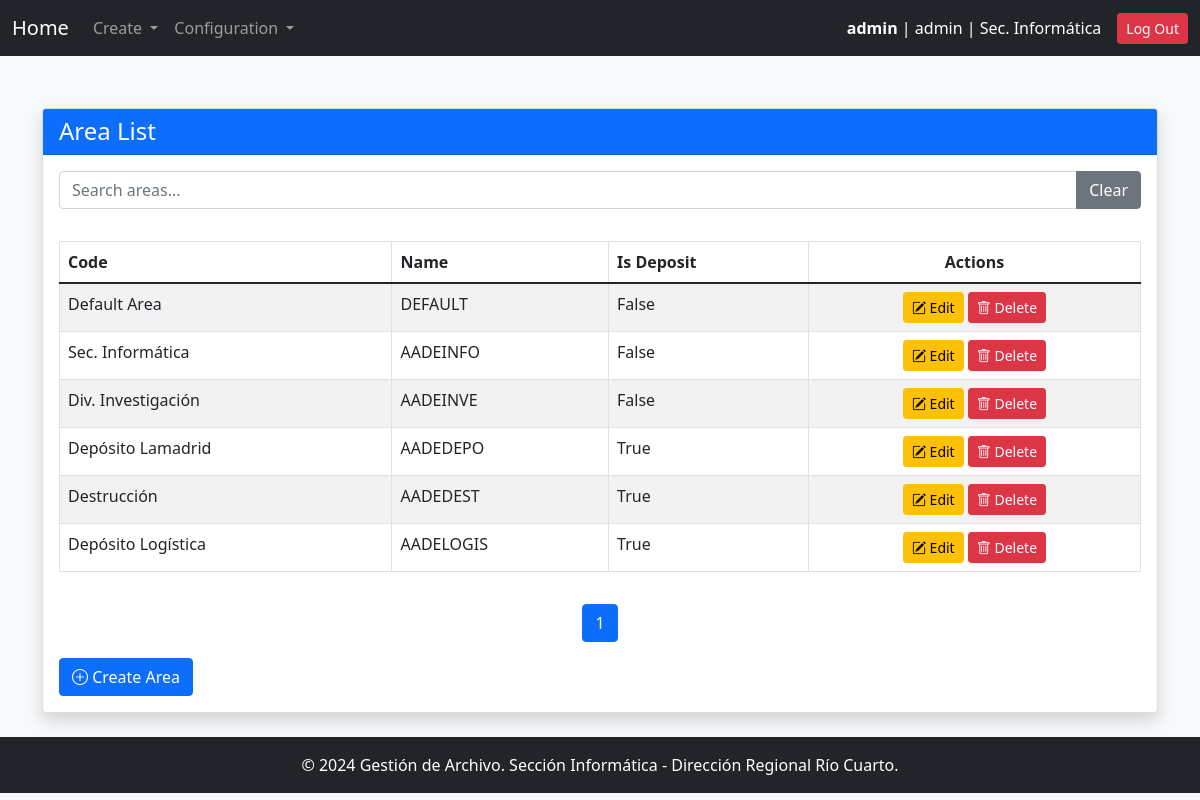
The page /areas/ (signed in) on the database its author committed.
### gestion_archivo_app/models.py (models this page shows, shortened)
class User(AbstractUser):
    ROLE_CHOICES = [
        ('user', 'User'),
        ('manager', 'Manager'),
        ('archive_responsible', 'Archive Responsible'),
        ('admin', 'System Administrator')
    ]
    role = models.CharField(max_length=32, choices=ROLE_CHOICES)
    area = models.ForeignKey('Area', on_delete=models.PROTECT, verbose_name="User Area")
    deposit = models.ForeignKey(
        'Area',
        on_delete=models.PROTECT,
        default=get_default_archive,
        verbose_name="Archive",
        related_name='deposits'
    )
    objects = UserManager()
    USERNAME_FIELD = 'username'
    REQUIRED_FIELDS = ['first_name', 'last_name', 'role']

class Area(models.Model):
    code = models.CharField(max_length=30, unique=True, verbose_name="Area Code")
    name = models.CharField(max_length=100, unique=True, verbose_name="Area Name")
    description = models.TextField(blank=True, null=True, verbose_name="Description")
    is_deposit = models.BooleanField(default=False, verbose_name="Is Deposit")

### gestion_archivo_app/views.py (the view)
# urls.py: path("areas/", area_list, name="area_list"),
@login_required
@user_passes_test_with_message(is_admin, "Only the admin can access this page.")
def area_list(request):
    areas = Area.objects.all()
    return render(request, "area_list.html", {"areas": areas})

### gestion_archivo_app/context_processors.py (called while the page is built)
def system_config(request):
    try:
        pagination_limit = int(SystemConfigKeyValues.objects.get(key="pagination_limit").value)
    except SystemConfigKeyValues.DoesNotExist:
        pagination_limit = 10  # Valor por defecto
    try:
        default_archive_code = SystemConfigKeyValues.objects.get(key="default_archive_code").value
    except SystemConfigKeyValues.DoesNotExist:
        default_archive_code = "AADE_ARCHIVE"  # Valor por defecto
    try:
        config_name_org = SystemConfigKeyValues.objects.get(key="config_name_org").value
    except SystemConfigKeyValues.DoesNotExist:
        config_name_org = "Define config_name_org"  # Valor por defecto
    return {
        "pagination_limit": pagination_limit,
        "default_archive_code": default_archive_code,
        "config_name_org": config_name_org
    }

### gestion_archivo_app/views.py (called while the page is built)
def user_passes_test_with_message(test_func, message="You do not have permission to access this page."):
    def decorator(view_func):
        @wraps(view_func)
        def _wrapped_view(request, *args, **kwargs):
            if test_func(request.user):
                return view_func(request, *args, **kwargs)
            messages.error(request, message)
            return redirect(request.META.get('HTTP_REFERER', '/'))
        return _wrapped_view
    return decorator

def is_admin(user):
    return user.role == 'admin'

### gestion_archivo_app/templates/area_list.html (shortened to what this page needs)
{% extends 'base.html' %}
{% block content %}
<div class="container mt-5">
    <div class="card shadow">
        <div class="card-header bg-primary text-white">
            <h4 class="mb-0">Area List</h4>
        </div>
        <div class="card-body">
            <div class="mb-3">
                <div class="input-group">
                    <input type="text" id="searchInputId" class="form-control" placeholder="Search areas...">
                    <button type="button" class="btn btn-secondary" onclick="clearSearch()">Clear</button>
                </div>
            </div>
            <div class="table-responsive">
                <table class="table table-bordered table-striped mt-3" id="tableId">
                    <thead >
                        <tr>
                            <th onclick="sortTable(0)">Code </th>
                            <th onclick="sortTable(1)">Name </th>
                            <th onclick="sortTable(2)">Is Deposit </th>
                            <th class="text-center">Actions</th>
                        </tr>
                    </thead>
                    <tbody id="tableBodyId">
                        {% for area in areas %}
                            <tr>
                                <td>{{ area.name }}</td>
                                <td>{{ area.code }}</td>
                                <td>{{ area.is_deposit }}</td>
                                <td class="text-center">
                                    <a href="{% url 'area_update' area.id %}" class="btn btn-sm btn-warning">
                                        <i class="bi bi-pencil-square"></i> Edit
                                    </a>
                                    <a href="{% url 'area_delete' area.id %}" class="btn btn-sm btn-danger">
                                        <i class="bi bi-trash"></i> Delete
                                    </a>
                                </td>
                            </tr>
                        {% empty %}
                            <tr>
                                <td colspan="3" class="text-center text-muted">No areas available.</td>
                            </tr>
                        {% endfor %}
                    </tbody>
                </table>
            </div>
            <nav class="mt-3">
                <ul class="pagination justify-content-center" id="tableBodyIdPagination">
                </ul>
            </nav>
            <div class="mt-3">
                <a href="{% url 'area_create' %}" class="btn btn-primary">
                    <i class="bi bi-plus-circle"></i> Create Area
                </a>
            </div>
        </div>
    </div>
</div>
{% load static %}
{% endblock %}

### gestion_archivo_app/templates/base.html (shortened to what this page needs)
<!DOCTYPE html>
<html lang="en">
<head>
    {% load static %}
    <link href="https://cdn.jsdelivr.net/npm/bootstrap-icons/font/bootstrap-icons.css" rel="stylesheet">
<link rel="stylesheet" href="https://cdn.jsdelivr.net/npm/bootstrap@5.1.3/dist/css/bootstrap.min.css" />
<link rel="stylesheet" href="https://cdn.jsdelivr.net/npm/select2@4.1.0-rc.0/dist/css/select2.min.css" />
<link rel="stylesheet" href="https://cdn.jsdelivr.net/npm/select2-bootstrap-5-theme@1.3.0/dist/select2-bootstrap-5-theme.min.css" />
<link rel="stylesheet" href="https://cdn.jsdelivr.net/npm/select2-bootstrap-5-theme@1.3.0/dist/select2-bootstrap-5-theme.rtl.min.css" />
</head>
<body class="bg-light" a>
    <nav class="navbar navbar-expand-lg navbar-dark bg-dark">
        <div class="container-fluid">
            <a class="navbar-brand" href="{% url 'main' %}">Home</a>
            <div class="collapse navbar-collapse" id="navbarNav">
                <ul class="navbar-nav me-auto">
                    <li class="nav-item dropdown">
                        <a class="nav-link dropdown-toggle" href="#" id="createDropdown" role="button" data-bs-toggle="dropdown" aria-expanded="false">
                            Create
                        </a>
                    </li>
                {% if user.is_authenticated and user.role == 'admin' %}
                    <li class="nav-item dropdown">
                    <a class="nav-link dropdown-toggle" href="#" id="createDropdown" role="button" data-bs-toggle="dropdown" aria-expanded="false">
                       Configuration
                    </a>
                    </li>
                 {% endif %}
                </ul>
            </div>
                <div class="d-flex align-items-center">
                    {% if user.is_authenticated %}
                        <span class="text-white me-3">
                            <strong>{{ user.username }}</strong> | {{ user.role }} | {{ user.area.name }}
                        </span>
                        <a href="{% url 'logout' %}" class="btn btn-danger btn-sm">Log Out</a>
                    {% else %}
                        <a href="{% url 'login' %}" class="btn btn-success btn-sm">Log In</a>
                    {% endif %}
                </div>
            </div>
    </nav>
    <div class="container-fluid py-4" style='margin-top:-20px' >
        {% block content %}{% endblock %}
    </div>
    <footer class="bg-dark text-white text-center py-3 mt-auto">
        <p class="mb-0">&copy; 2024 Gestión de Archivo. Sección Informática - Dirección Regional Río Cuarto.</p>
    </footer>
</body>
</html>

### gestion_archivo_app/templates/base.html (style rules this page uses)
html { scroll-behavior:auto; }

### rows shown on the page
User: username "admin", role "admin", area.name "Sec. Informática"
Area: name "Default Area", code "DEFAULT", is_deposit "False"
Area: name "Sec. Informática", code "AADEINFO", is_deposit "False"
Area: name "Div. Investigación", code "AADEINVE", is_deposit "False"
Area: name "Depósito Lamadrid", code "AADEDEPO", is_deposit "True"
Area: name "Destrucción", code "AADEDEST", is_deposit "True"
Area: name "Depósito Logística", code "AADELOGIS", is_deposit "True"
